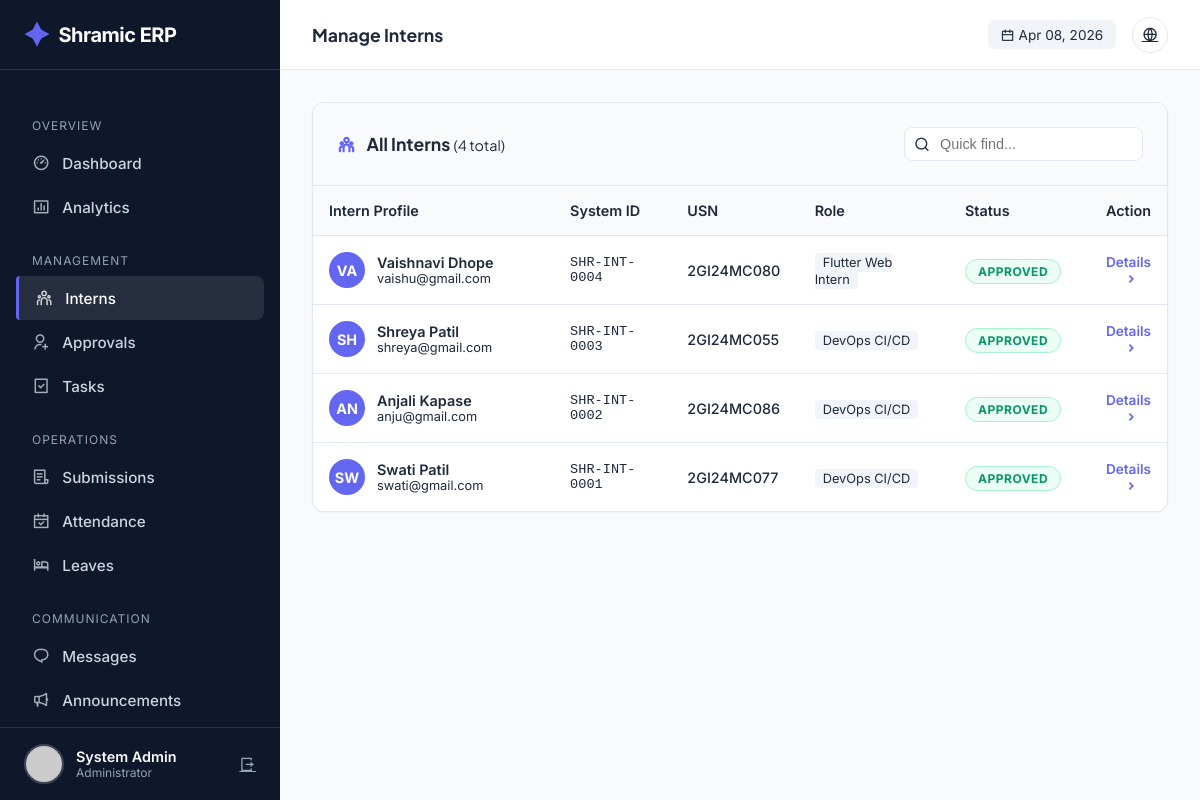
Before: /admin/interns (signed in) with the older database file.
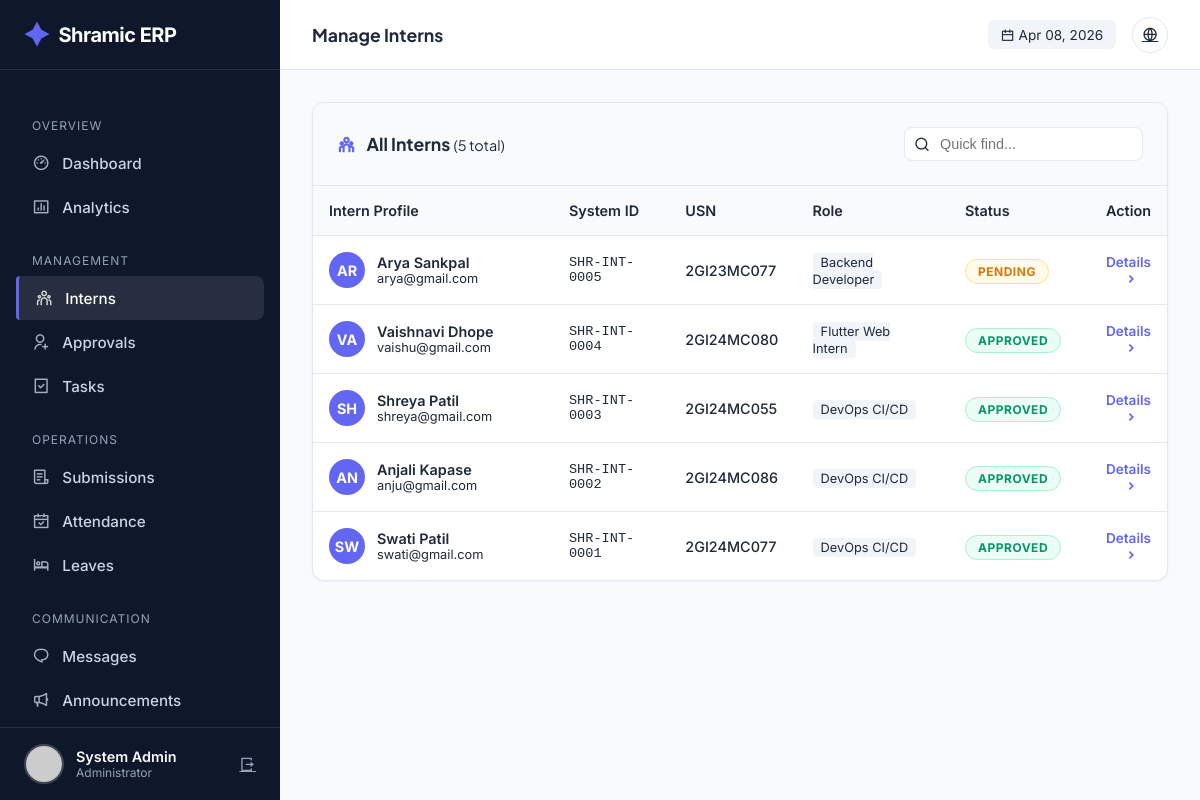
After: the same page with the newer database file.
### tables this page shows
CREATE TABLE users (
            id INTEGER PRIMARY KEY AUTOINCREMENT,
            intern_id TEXT UNIQUE,
            usn TEXT UNIQUE NOT NULL,
            full_name TEXT NOT NULL,
            phone TEXT NOT NULL,
            email TEXT UNIQUE NOT NULL,
            password_hash TEXT NOT NULL,
            role TEXT NOT NULL,
            photo_url TEXT,
            status TEXT DEFAULT 'PENDING',
            is_admin BOOLEAN DEFAULT 0,
            department TEXT,
            join_date DATE,
            emergency_contact TEXT,
            address TEXT,
            last_login TIMESTAMP,
            login_count INTEGER DEFAULT 0,
            created_at TIMESTAMP DEFAULT CURRENT_TIMESTAMP,
            updated_at TIMESTAMP DEFAULT CURRENT_TIMESTAMP
        );

### app.py (the view)
@app.route('/admin/interns')
@login_required
@admin_required
def admin_interns():
    conn = get_db_connection()
    cur = conn.cursor()
    role_filter = request.args.get('role', 'all')
    status_filter = request.args.get('status', 'all')
    department_filter = request.args.get('department', 'all')
    search = request.args.get('search', '')
    query = "SELECT * FROM users WHERE is_admin = 0"
    params = []
    if role_filter != 'all':
        query += " AND role = ?"
        params.append(role_filter)
    if status_filter != 'all':
        query += " AND status = ?"
        params.append(status_filter)
    if department_filter != 'all':
        query += " AND department = ?"
        params.append(department_filter)
    if search:
        query += " AND (full_name LIKE ? OR intern_id LIKE ? OR email LIKE ?)"
        search_term = f"%{search}%"
        params.extend([search_term, search_term, search_term])
    query += " ORDER BY created_at DESC"
    cur.execute(query, params)
    interns = cur.fetchall()
    cur.execute("SELECT DISTINCT role FROM users WHERE is_admin = 0")
    roles = [r['role'] for r in cur.fetchall()]
    cur.execute("SELECT DISTINCT department FROM users WHERE is_admin = 0 AND department IS NOT NULL")
    departments = [d['department'] for d in cur.fetchall()]
    conn.close()
    return render_template('admin/interns.html',
        interns=interns,
        roles=roles,
        departments=departments,
        current_role=role_filter,
        current_status=status_filter,
        current_department=department_filter,
        search=search
    )

### app.py (called while the page is built)
@app.before_request
def make_session_permanent():
    session.permanent = True
    app.permanent_session_lifetime = timedelta(days=365)
    if current_user.is_authenticated:
        try:
            conn = get_db_connection()
            cur = conn.cursor()
            current_timestamp = format_datetime(get_current_datetime())
            cur.execute("UPDATE users SET updated_at = ? WHERE id = ?",
                       (current_timestamp, current_user.id))
            conn.commit()
            conn.close()
        except:
            pass

def get_db_connection():
    conn = sqlite3.connect(DATABASE)
    conn.row_factory = sqlite3.Row
    return conn

def get_current_datetime():
    return datetime.now(TIMEZONE)

def format_datetime(dt, format_str='%Y-%m-%d %H:%M:%S'):
    if dt is None: return None
    if isinstance(dt, str): return dt
    return dt.strftime(format_str)

@login_manager.user_loader
def load_user(user_id):
    conn = get_db_connection()
    cur = conn.cursor()
    cur.execute("SELECT * FROM users WHERE id = ?", (user_id,))
    user_data = cur.fetchone()
    conn.close()
    return User(dict(user_data)) if user_data else None

### templates/admin/interns.html (shortened to what this page needs)
{% extends "admin/base.html" %} {% block page_title %}Manage Interns{% endblock
%} {% block content %}
<div class="table-wrapper">
  <div class="table-header">
    <h3 style="margin: 0; font-size: 1.1rem; color: var(--text-main)">
      <i
        class="ri-team-line"
        style="margin-right: 8px; color: var(--primary)"
      ></i>
      All Interns
      <span
        style="
          color: var(--text-secondary);
          font-weight: 400;
          font-size: 0.9rem;
        "
        >({{ interns|length }} total)</span
      >
    </h3>
    <div style="position: relative">
      <i
        class="ri-search-line"
        style="
          position: absolute;
          left: 10px;
          top: 50%;
          transform: translateY(-50%);
          color: var(--text-secondary);
        "
      ></i>
      <input
        type="text"
        placeholder="Quick find..."
        style="
          padding: 0.5rem 1rem 0.5rem 2.2rem;
          border: 1px solid var(--border);
          border-radius: 8px;
          font-size: 0.9rem;
        "
      />
    </div>
  </div>
  {% if interns %}
  <div class="table-container">
    <table>
      <thead>
        <tr>
          <th style="width: 30%">Intern Profile</th>
          <th style="width: 15%">System ID</th>
          <th style="width: 15%">USN</th>
          <th style="width: 20%">Role</th>
          <th style="width: 10%">Status</th>
          <th style="width: 10%; text-align: right">Action</th>
        </tr>
      </thead>
      <tbody>
        {% for intern in interns %}
        <tr class="intern-row">
          <td>
            <div style="display: flex; align-items: center; gap: 12px">
              <div
                style="
                  width: 36px;
                  height: 36px;
                  background: var(--primary);
                  color: white;
                  border-radius: 50%;
                  display: flex;
                  align-items: center;
                  justify-content: center;
                  font-weight: 700;
                  font-size: 0.9rem;
                "
              >
                {{ intern.full_name[:2].upper() }}
              </div>
              <div>
                <div style="font-weight: 600; color: var(--text-main)">
                  {{ intern.full_name }}
                </div>
                <div style="font-size: 0.8rem; color: var(--text-secondary)">
                  {{ intern.email }}
                </div>
              </div>
            </div>
          </td>
          <td
            style="
              font-family: &quot;Space Grotesk&quot;, monospace;
              color: var(--text-secondary);
              font-size: 0.85rem;
            "
          >
            {{ intern.intern_id }}
          </td>
          <td style="font-weight: 500">{{ intern.usn }}</td>
          <td>
            <span
              style="
                background: #f1f5f9;
                padding: 2px 8px;
                border-radius: 4px;
                font-size: 0.8rem;
                color: var(--text-secondary);
              "
            >
              {{ intern.role }}
            </span>
          </td>
          <td>
            {% if intern.status == 'APPROVED' %}
            <span class="status-badge status-approved">Approved</span>
            {% elif intern.status == 'PENDING' %}
            <span class="status-badge status-pending">Pending</span>
            {% else %}
            <span class="status-badge status-rejected">Rejected</span>
            {% endif %}
          </td>
          <td style="text-align: right">
            <a
              href="{{ url_for('admin_intern_detail', intern_id=intern.id) }}"
              class="action-link"
            >
              Details <i class="ri-arrow-right-s-line"></i>
            </a>
          </td>
        </tr>
        {% endfor %}
      </tbody>
    </table>
  </div>
  {% endif %}
</div>
{% endblock %}

Changed rows visible on the page:
added users: full_name "AR", full_name "Arya Sankpal", email "arya@gmail.com", intern_id "SHR-INT-0005", usn "2GI23MC077", role "Backend Developer", status "PENDING"
Other visible differences:
{{ interns|length }}: "4" → "5"
